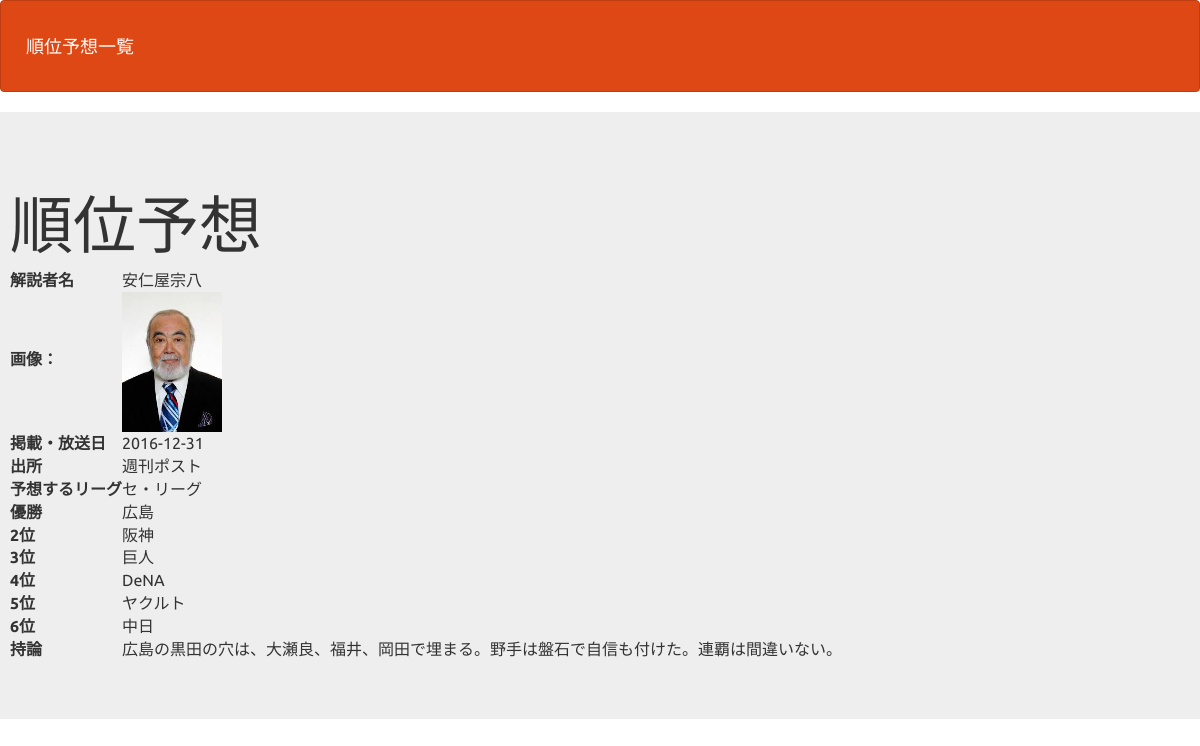
Page /detail_1.php?id=8&league=central on the committed database.
### tables this page shows
CREATE TABLE IF NOT EXISTS `central_league` (
`id` int(12) NOT NULL,
  `commentator` varchar(64) NOT NULL,
  `image` varchar(128) DEFAULT NULL,
  `indate` date NOT NULL,
  `source` varchar(64) NOT NULL,
  `first` varchar(12) NOT NULL,
  `second` varchar(12) NOT NULL,
  `third` varchar(12) NOT NULL,
  `fourth` varchar(12) NOT NULL,
  `fifth` varchar(12) NOT NULL,
  `sixth` varchar(12) NOT NULL,
  `remarks` text NOT NULL
);

### detail_1.php (the view, shortened to what this page needs)
<?php
$id = $_GET["id"];
$league = $_GET["league"];
$pdo = db_con();
if($league == "central"){
    $stmt = $pdo->prepare("SELECT * FROM central_league WHERE id=:id");
} else {
    $stmt = $pdo->prepare("SELECT * FROM pacific_league WHERE id=:id");
}
$stmt->bindValue(':id', $id, PDO::PARAM_INT);
$status = $stmt->execute();
if($status==false){
  queryError($stmt);
}else{
  $row = $stmt->fetch();
}
$leagueView="";
if($league == "central"){
    $leagueView='セ・リーグ';
} else {
    $leagueView='パ・リーグ';
}
?>
<!DOCTYPE html>
<html lang="ja">
<head>
  <link href="css/bootstrap.min.css" rel="stylesheet">
  <link href="css/style.css" rel="stylesheet">
</head>
<body>
<header>
  <nav class="navbar navbar-default">
    <div class="container-fluid">
    <div class="navbar-header"><a class="navbar-brand" href="select_1.php">順位予想一覧</a></div>
      </div>
  </nav>
</header>
<div class="jumbotron">
    <div class="de">
      <h1>順位予想</h1>
       <table>
        <tr>
            <th>解説者名</th>
            <td><?= $row["commentator"] ?></td>
        </tr>
        <tr>
            <th><label for="image">画像：</label></th>
            <td><img width="100" src="upload/<?= $row["image"] ?>"></td>
        </tr>
        <tr>
            <th>掲載・放送日</th>
            <td><?= $row["indate"] ?></td>
        </tr>
        <tr>
            <th>出所</th>
            <td><?= $row["source"] ?></td>
        </tr>
        <tr>
            <th>予想するリーグ</th>
            <td><?= $leagueView ?></td>
        </tr>
        <tr>
            <th>優勝</th>
            <td><?= $row["first"] ?></td>
        </tr>
        <tr>
            <th>2位</th>
            <td><?= $row["second"] ?></td>
        </tr>
        <tr>
            <th>3位</th>
            <td><?= $row["third"] ?></td>
        </tr>
        <tr>
            <th>4位</th>
            <td><?= $row["fourth"] ?></td>
        </tr>
        <tr>
            <th>5位</th>
            <td><?= $row["fifth"] ?></td>
        </tr>
        <tr>
            <th>6位</th>
            <td><?= $row["sixth"] ?></td>
        </tr>
        <tr>
            <th>持論</th>
            <td><?=$row["remarks"]?></td>
        </tr>
       </table>
    </div>
</div>
</body>
</html>

### detail_1.php (style rules this page uses)
div { padding: 10px;font-size:16px; }

### rows in the picture
central_league: commentator "安仁屋宗八", image (picture), indate "2016-12-31", source "週刊ポスト", first "広島", second "阪神", third "巨人", fourth "DeNA", fifth "ヤクルト", sixth "中日", remarks "広島の黒田の穴は、大瀬良、福井、岡田で埋まる。野手は盤石で自信も付けた。連覇は間違いない。"

### other values in the picture
$leagueView "セ・リーグ"
